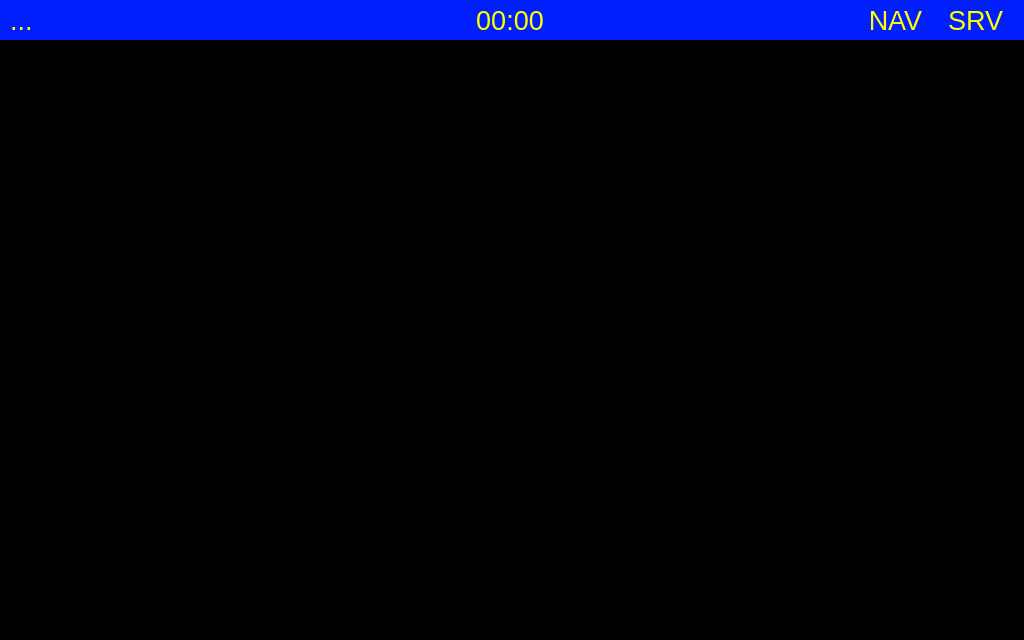
<?xml version="1.0" encoding="UTF-8"?>
<ui version="4.0">
 <class>host_window</class>
 <widget class="QMainWindow" name="host_window">
  <property name="geometry">
   <rect>
    <x>0</x>
    <y>0</y>
    <width>1024</width>
    <height>640</height>
   </rect>
  </property>
  <property name="windowTitle">
   <string>MainWindow</string>
  </property>
  <property name="styleSheet">
   <string notr="true">* {
	color: #feff00;
}

#lbl_topBar {
	background-color: #011efe;
}

#sw_nav {
	background: #000000;
}

QDialog {
	background-color: #000000;
	border: 1px solid yellow;
}

QLabel {
	background-color: #00000000;
}

QPushButton {
	background: #000000;
	border-color: #feff00;
    border-width: 4px;
    border-style: solid;
}</string>
  </property>
  <widget class="QWidget" name="centralwidget">
   <widget class="QLabel" name="lbl_topBar">
    <property name="geometry">
     <rect>
      <x>0</x>
      <y>0</y>
      <width>1024</width>
      <height>40</height>
     </rect>
    </property>
    <property name="text">
     <string/>
    </property>
   </widget>
   <widget class="QLabel" name="lbl_indicatorGps">
    <property name="geometry">
     <rect>
      <x>860</x>
      <y>8</y>
      <width>71</width>
      <height>24</height>
     </rect>
    </property>
    <property name="font">
     <font>
      <pointsize>20</pointsize>
      <italic>false</italic>
      <bold>false</bold>
     </font>
    </property>
    <property name="text">
     <string>NAV</string>
    </property>
    <property name="alignment">
     <set>Qt::AlignCenter</set>
    </property>
   </widget>
   <widget class="QLabel" name="lbl_time">
    <property name="geometry">
     <rect>
      <x>430</x>
      <y>8</y>
      <width>160</width>
      <height>24</height>
     </rect>
    </property>
    <property name="font">
     <font>
      <pointsize>20</pointsize>
      <italic>false</italic>
      <bold>false</bold>
     </font>
    </property>
    <property name="text">
     <string>00:00</string>
    </property>
    <property name="alignment">
     <set>Qt::AlignCenter</set>
    </property>
   </widget>
   <widget class="QLabel" name="lbl_indicatorSrv">
    <property name="geometry">
     <rect>
      <x>940</x>
      <y>8</y>
      <width>71</width>
      <height>24</height>
     </rect>
    </property>
    <property name="font">
     <font>
      <pointsize>20</pointsize>
      <italic>false</italic>
      <bold>false</bold>
     </font>
    </property>
    <property name="text">
     <string>SRV</string>
    </property>
    <property name="alignment">
     <set>Qt::AlignCenter</set>
    </property>
   </widget>
   <widget class="QLabel" name="lbl_screenName">
    <property name="geometry">
     <rect>
      <x>10</x>
      <y>8</y>
      <width>331</width>
      <height>24</height>
     </rect>
    </property>
    <property name="font">
     <font>
      <pointsize>20</pointsize>
      <italic>false</italic>
      <bold>false</bold>
     </font>
    </property>
    <property name="text">
     <string>...</string>
    </property>
    <property name="alignment">
     <set>Qt::AlignLeading|Qt::AlignLeft|Qt::AlignVCenter</set>
    </property>
   </widget>
   <widget class="QStackedWidget" name="sw_nav">
    <property name="geometry">
     <rect>
      <x>0</x>
      <y>40</y>
      <width>1024</width>
      <height>600</height>
     </rect>
    </property>
   </widget>
  </widget>
 </widget>
 <resources/>
 <connections/>
</ui>
